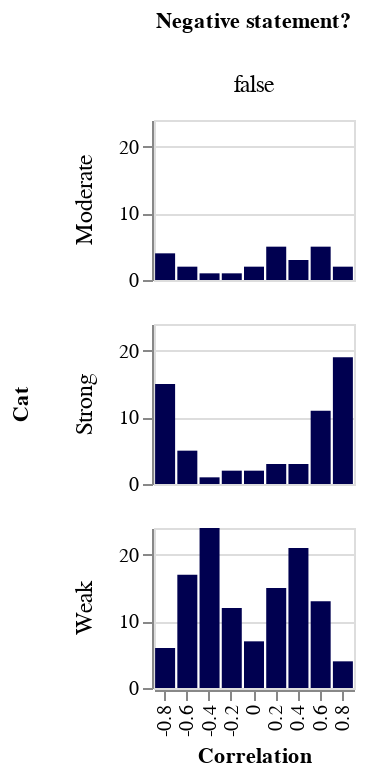

Notebook cell for this chart:
### Code cell
exp1 = alt.Chart(grouped_data[grouped_data['Negative'] == False]).mark_bar().encode( #[group_e1df['Negative'] == False]).mark_bar().encode(
    x='Correlation:O',
    y=alt.Y('Count:Q',title=None),
    column=alt.Column('Negative:N',title='Negative statement?'),
    row=alt.Row('Cat:O')).properties(width=100,height=80) #,title='Occurrence of {} words per correlation'.format(trait))
exp1

### Figure 1 — Vega-Lite specification as saved in the notebook (floating-point values rounded to 4 significant figures)
{"config": {"mark": {"color": "#000050"}, "title": {"font": "Avenir", "anchor": "end"}, "axis": {"labelFont": "Avenir", "titleFont": "Avenir"}, "headerColumn": {"labels": false}, "header": {"labelFont": "Avenir", "labelFontSize": 12, "titleFont": "Avenir"}, "legend": {"labelFont": "Avenir", "titleFont": "Avenir"}}, "data": {"name": "data-5737250711eefc5e44989bb140da3546"}, "mark": "bar", "encoding": {"column": {"type": "nominal", "field": "Negative", "title": "Negative statement?"}, "row": {"type": "ordinal", "field": "Cat"}, "x": {"type": "ordinal", "field": "Correlation"}, "y": {"type": "quantitative", "field": "Count", "title": null}}, "height": 80, "width": 100, "$schema": "https://vega.github.io/schema/vega-lite/v4.8.1.json", "datasets": {"data-5737250711eefc5e44989bb140da3546": [{"Question": "C0", "Cat": "Weak", "Negative": false, "Count": 7, "Correlation": 0.0}, {"Question": "C0", "Cat": "Moderate", "Negative": false, "Count": 2, "Correlation": 0.0}, {"Question": "C0", "Cat": "Strong", "Negative": false, "Count": 2, "Correlation": 0.0}, {"Question": "C2N", "Cat": "Weak", "Negative": false, "Count": 12, "Correlation": -0.2}, {"Question": "C2N", "Cat": "Moderate", "Negative": false, "Count": 1, "Correlation": -0.2}, {"Question": "C2N", "Cat": "Strong", "Negative": false, "Count": 2, "Correlation": -0.2}, {"Question": "C2P", "Cat": "Weak", "Negative": false, "Count": 15, "Correlation": 0.2}, {"Question": "C2P", "Cat": "Moderate", "Negative": false, "Count": 5, "Correlation": 0.2}, {"Question": "C2P", "Cat": "Strong", "Negative": false, "Count": 3, "Correlation": 0.2}, {"Question": "C4N", "Cat": "Weak", "Negative": false, "Count": 24, "Correlation": -0.4}, {"Question": "C4N", "Cat": "Moderate", "Negative": false, "Count": 1, "Correlation": -0.4}, {"Question": "C4N", "Cat": "Strong", "Negative": false, "Count": 1, "Correlation": -0.4}, {"Question": "C4P", "Cat": "Weak", "Negative": false, "Count": 21, "Correlation": 0.4}, {"Question": "C4P", "Cat": "Moderate", "Negative": false, "Count": 3, "Correlation": 0.4}, {"Question": "C4P", "Cat": "Strong", "Negative": false, "Count": 3, "Correlation": 0.4}, {"Question": "C6N", "Cat": "Weak", "Negative": false, "Count": 17, "Correlation": -0.6}, {"Question": "C6N", "Cat": "Moderate", "Negative": false, "Count": 2, "Correlation": -0.6}, {"Question": "C6N", "Cat": "Strong", "Negative": false, "Count": 5, "Correlation": -0.6}, {"Question": "C6P", "Cat": "Weak", "Negative": false, "Count": 13, "Correlation": 0.6}, {"Question": "C6P", "Cat": "Moderate", "Negative": false, "Count": 5, "Correlation": 0.6}, {"Question": "C6P", "Cat": "Strong", "Negative": false, "Count": 11, "Correlation": 0.6}, {"Question": "C8N", "Cat": "Weak", "Negative": false, "Count": 6, "Correlation": -0.8}, {"Question": "C8N", "Cat": "Moderate", "Negative": false, "Count": 4, "Correlation": -0.8}, {"Question": "C8N", "Cat": "Strong", "Negative": false, "Count": 15, "Correlation": -0.8}, {"Question": "C8P", "Cat": "Weak", "Negative": false, "Count": 4, "Correlation": 0.8}, {"Question": "C8P", "Cat": "Moderate", "Negative": false, "Count": 2, "Correlation": 0.8}, {"Question": "C8P", "Cat": "Strong", "Negative": false, "Count": 19, "Correlation": 0.8}]}}
